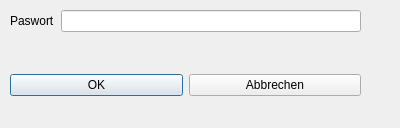
<?xml version="1.0" encoding="UTF-8"?>
<ui version="4.0">
 <class>DialogPassword</class>
 <widget class="QDialog" name="DialogPassword">
  <property name="geometry">
   <rect>
    <x>0</x>
    <y>0</y>
    <width>400</width>
    <height>128</height>
   </rect>
  </property>
  <property name="windowTitle">
   <string>Passwort</string>
  </property>
  <widget class="QWidget" name="horizontalLayoutWidget">
   <property name="geometry">
    <rect>
     <x>10</x>
     <y>60</y>
     <width>351</width>
     <height>51</height>
    </rect>
   </property>
   <layout class="QHBoxLayout" name="horizontalLayout">
    <item>
     <widget class="QPushButton" name="passwordOKButton">
      <property name="text">
       <string>OK</string>
      </property>
     </widget>
    </item>
    <item>
     <widget class="QPushButton" name="passwordCancelButton">
      <property name="text">
       <string>Abbrechen</string>
      </property>
     </widget>
    </item>
   </layout>
  </widget>
  <widget class="QWidget" name="formLayoutWidget">
   <property name="geometry">
    <rect>
     <x>10</x>
     <y>10</y>
     <width>351</width>
     <height>41</height>
    </rect>
   </property>
   <layout class="QFormLayout" name="formLayout">
    <item row="0" column="0">
     <widget class="QLabel" name="passwordLabelPassword">
      <property name="text">
       <string>Paswort</string>
      </property>
     </widget>
    </item>
    <item row="0" column="1">
     <widget class="QLineEdit" name="passwordInputPassword">
      <property name="inputMethodHints">
       <set>Qt::ImhHiddenText|Qt::ImhNoAutoUppercase|Qt::ImhNoPredictiveText|Qt::ImhSensitiveData</set>
      </property>
      <property name="echoMode">
       <enum>QLineEdit::Password</enum>
      </property>
     </widget>
    </item>
   </layout>
  </widget>
 </widget>
 <tabstops>
  <tabstop>passwordInputPassword</tabstop>
  <tabstop>passwordOKButton</tabstop>
  <tabstop>passwordCancelButton</tabstop>
 </tabstops>
 <resources/>
 <connections/>
</ui>
